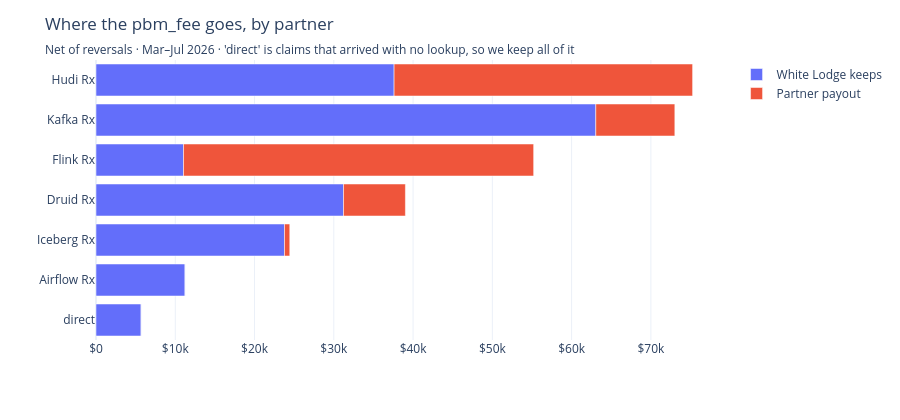

Source (notebook cell):
### Code cell
# Part-to-whole: of every dollar of pbm_fee a partner originates, how much stays
# with us and how much walks out. This is the comparison the terms obscure.
# Renaming before the melt is what puts readable names in the legend.
mix = (
    partners
    .rename(columns={"wls_revenue": "White Lodge keeps", "payout": "Partner payout"})
    .melt(id_vars="partner",
          value_vars=["White Lodge keeps", "Partner payout"],
          var_name="side", value_name="cents")
    .assign(usd=lambda d: d.cents / 100)
)

fig = px.bar(mix, x="usd", y="partner", color="side", orientation="h",
             labels={"usd": "", "side": "", "partner": ""})
fig.update_yaxes(categoryorder="total ascending")
fig.update_xaxes(tickprefix="$", tickformat="~s")
fig.update_layout(title=dict(
    text="Where the pbm_fee goes, by partner",
    subtitle=dict(text="Net of reversals · Mar–Jul 2026 · "
                       "'direct' is claims that arrived with no lookup, so we keep all of it")))
fig

### Figure 1 — Plotly figure (JSON) as saved in the notebook; plotly's stock layout.template omitted (floating-point values rounded to 4 significant figures)
{"data": [{"hovertemplate": "=%{y}<extra></extra>", "legendgroup": "White Lodge keeps", "marker": {"color": "#636efa", "pattern": {"shape": ""}}, "name": "White Lodge keeps", "orientation": "h", "showlegend": true, "textposition": "auto", "type": "bar", "x": [63050.0, 37610.0, 31230.0, 23780.0, 11240.0, 11040.0, 5699.0], "xaxis": "x", "y": ["Kafka Rx", "Hudi Rx", "Druid Rx", "Iceberg Rx", "Airflow Rx", "Flink Rx", "direct"], "yaxis": "y"}, {"hovertemplate": "=%{y}<extra></extra>", "legendgroup": "Partner payout", "marker": {"color": "#EF553B", "pattern": {"shape": ""}}, "name": "Partner payout", "orientation": "h", "showlegend": true, "textposition": "auto", "type": "bar", "x": [9971.0, 37660.0, 7806.0, 664.6, 0.0, 44170.0, 0.0], "xaxis": "x", "y": ["Kafka Rx", "Hudi Rx", "Druid Rx", "Iceberg Rx", "Airflow Rx", "Flink Rx", "direct"], "yaxis": "y"}], "layout": {"barmode": "relative", "height": 420, "legend": {"title": {"text": ""}, "tracegroupgap": 0}, "margin": {"t": 60}, "title": {"subtitle": {"text": "Net of reversals · Mar–Jul 2026 · 'direct' is claims that arrived with no lookup, so we keep all of it"}, "text": "Where the pbm_fee goes, by partner"}, "xaxis": {"anchor": "y", "domain": [0.0, 1.0], "tickformat": "~s", "tickprefix": "$", "title": {"text": ""}}, "yaxis": {"anchor": "x", "categoryorder": "total ascending", "domain": [0.0, 1.0], "title": {"text": ""}}}}
